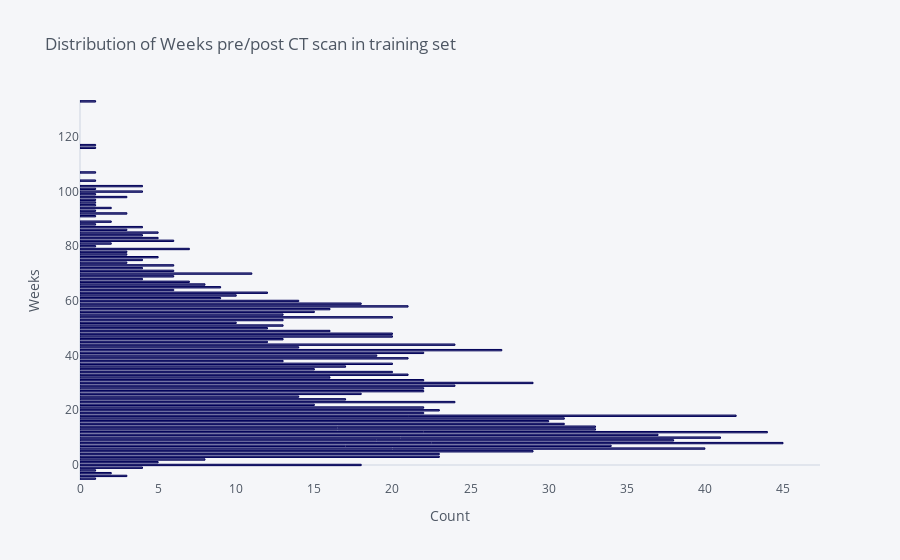

This figure's notebook cell:
### Code cell
train_df['Weeks'].value_counts().iplot(kind='barh',
                                    xTitle='Count',
                                    yTitle='Weeks',
                                    title='Distribution of Weeks pre/post CT scan in training set',
                                    theme='pearl',
                                    color = '#000058',
                                    bargap = 0.5,   
                                    showgrid=False)

### Figure 1 — Plotly figure (JSON) as saved in the notebook; plotly's stock layout.template omitted (floating-point values rounded to 4 significant figures)
{"data": [{"marker": {"color": "rgba(0, 0, 88, 0.6)", "line": {"color": "rgba(0, 0, 88, 1.0)", "width": 1}}, "name": "Weeks", "orientation": "h", "text": "", "type": "bar", "x": [45, 44, 42, 41, 40, 38, 37, 34, 33, 33, 31, 31, 30, 29, 29, 27, 24, 24, 24, 23, 23, 23, 22, 22, 22, 22, 22, 22, 21, 21, 21, 20, 20, 20, 20, 20, 19, 18, 18, 18, 17, 17, 16, 16, 16, 15, 15, 15, 14, 14, 14, 13, 13, 13, 13, 13, 12, 12, 12, 11, 10, 10, 9, 9, 8, 8, 7, 7, 6, 6, 6, 6, 6, 5, 5, 5, 5, 4, 4, 4, 4, 4, 4, 4, 4, 3, 3, 3, 3, 3, 3, 3, 2, 2, 2, 2, 1, 1, 1, 1, 1, 1, 1, 1, 1, 1, 1, 1, 1, 1, 1, 1], "y": [8, 12, 18, 10, 6, 9, 11, 7, 14, 13, 15, 17, 16, 5, 30, 42, 23, 44, 29, 4, 20, 3, 19, 21, 41, 31, 27, 28, 39, 33, 58, 34, 54, 37, 47, 48, 40, 26, 59, 0, 36, 24, 32, 57, 49, 56, 22, 35, 43, 60, 25, 46, 53, 55, 51, 38, 50, 45, 63, 70, 52, 62, 65, 61, 2, 66, 67, 79, 69, 64, 71, 73, 82, 85, 1, 76, 83, 100, 84, 68, 102, 87, 75, 72, -1, 98, 92, 77, 86, 74, -4, 78, 81, -3, 94, 89, 88, 107, -2, -5, 133, 117, 116, 101, 104, 99, 80, 97, 96, 95, 93, 91]}], "layout": {"bargap": 0.5, "legend": {"bgcolor": "#F5F6F9", "font": {"color": "#4D5663"}}, "paper_bgcolor": "#F5F6F9", "plot_bgcolor": "#F5F6F9", "title": {"font": {"color": "#4D5663"}, "text": "Distribution of Weeks pre/post CT scan in training set"}, "xaxis": {"gridcolor": "#E1E5ED", "showgrid": false, "tickfont": {"color": "#4D5663"}, "title": {"font": {"color": "#4D5663"}, "text": "Count"}, "zerolinecolor": "#E1E5ED"}, "yaxis": {"gridcolor": "#E1E5ED", "showgrid": false, "tickfont": {"color": "#4D5663"}, "title": {"font": {"color": "#4D5663"}, "text": "Weeks"}, "zerolinecolor": "#E1E5ED"}}}
